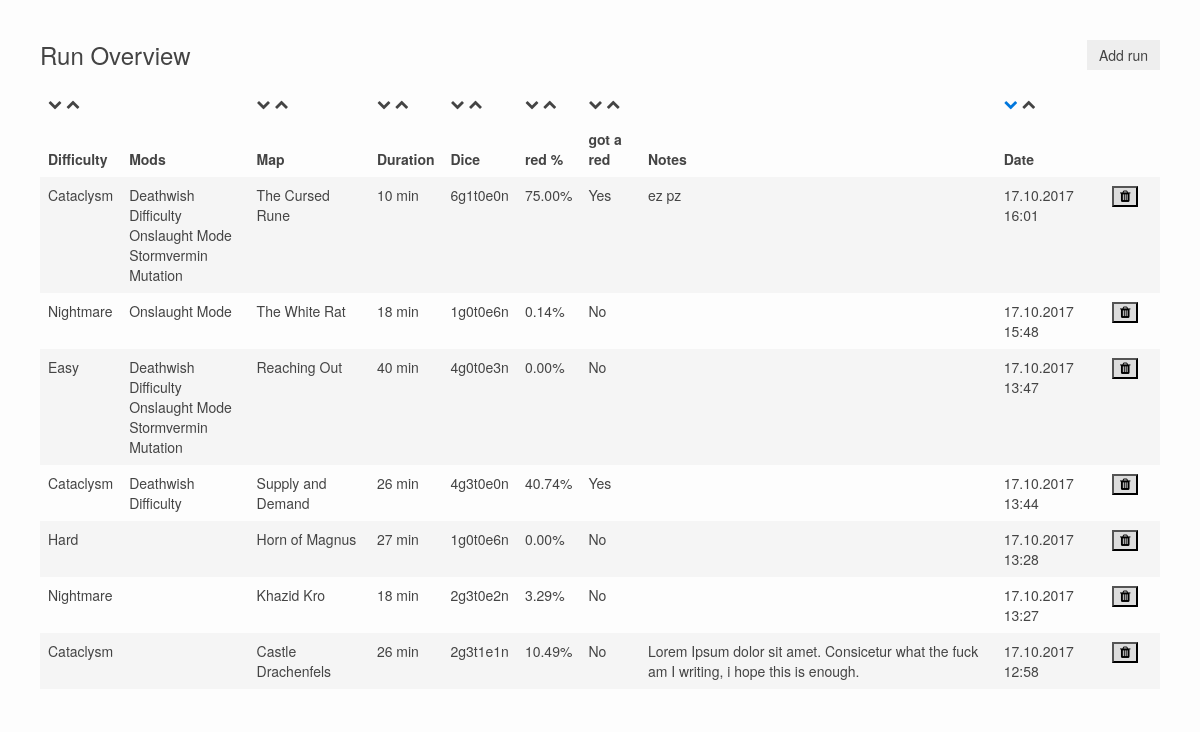
Before: / with the older database file.
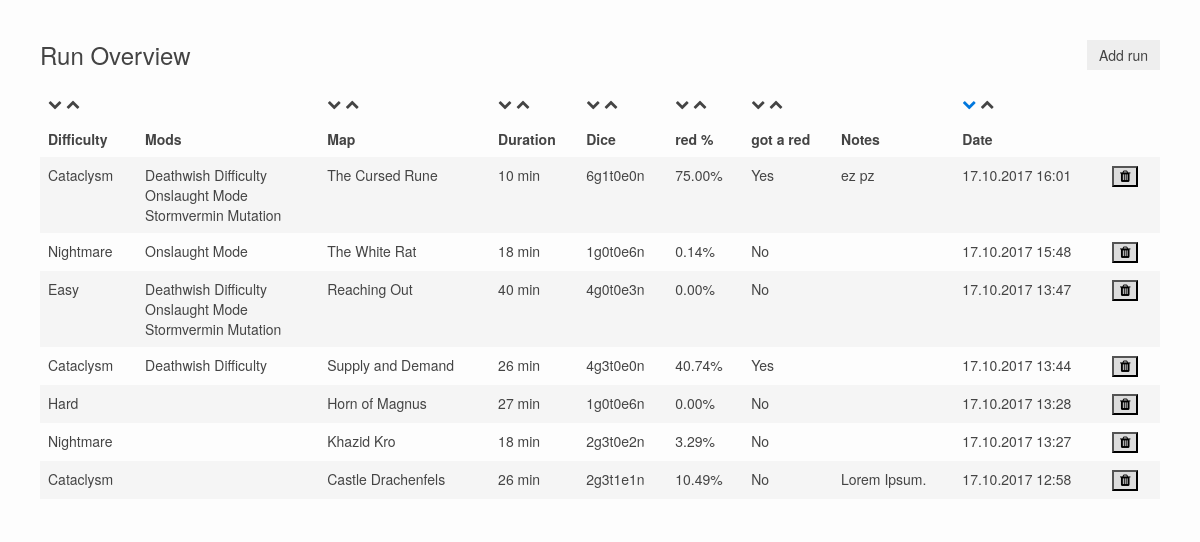
After: the same page with the newer database file.
### tables this page shows
CREATE TABLE `tbl_run` (
  `id_run` int(11) NOT NULL,
  `run_map_id` int(11) NOT NULL,
  `run_difficulty_id` int(11) NOT NULL,
  `run_probability_id` int(11) NOT NULL,
  `run_duration` int(11) DEFAULT NULL,
  `run_probability_red` double(4,2) NOT NULL DEFAULT '0.00',
  `run_xRed` int(11) NOT NULL DEFAULT '0',
  `run_notes` text,
  `run_createDtTi` datetime NOT NULL DEFAULT CURRENT_TIMESTAMP
);

### tracker.php (the view, shortened to what the changed rows need)
<?php
$task = get_request("task");
$sort = get_request("sort", DEFAULT_SORT);
$order = get_request("order", DEFAULT_ORDER);
if (!empty($result_text)) {
	$content = '<div class="uk-width-1-1">
		<div class="uk-alert" data-uk-alert>
			<a href="" class="uk-alert-close uk-close"></a>
            <p>' . $result_text . '</p>
		</div>
	</div>';
} else {
	$content = '';
}
if (isset($task) && $task == "add") {
    $dlcs = select("SELECT * FROM tbl_dlc WHERE (SELECT count(id_map) FROM tbl_map WHERE map_dlc_id = id_dlc) > 0");
    $dlc_dropdown = '<select id="dlc_dropdown" class="uk-select uk-width-1-1" name="dlc">';
    foreach ($dlcs as $dlc) {
        $dlc_dropdown .= '<option value="' . $dlc['id_dlc'] . '">' . $dlc['dlc_name'] . '</option>';
    }
    $dlc_dropdown .= '</select>';
    $difficulties = select("SELECT * FROM tbl_difficulty");
    $difficulty_dropdown = '<select id="dif_dropdown" class="uk-select uk-width-1-1" name="run[difficulty_id]">';
    foreach ($difficulties as $difficulty) {
        $difficulty_dropdown .= '<option value="' . $difficulty['id_difficulty'] . '" ' . ($difficulty['dif_name'] == DEFAULT_DIFFICULTY ? 'selected' : '') . '>' . $difficulty['dif_name'] . '</option>';
    }
    $difficulty_dropdown .= '</select>';
    $mods = select("SELECT * FROM tbl_mod");
    $mods_checkboxes = '<div class="uk-grid uk-grid-medium uk-grid-width-1-1" data-uk-grid-margin>';
    foreach ($mods as $mod) {
        $mods_checkboxes .= '<div class="uk-width-1-3">';
        $mods_checkboxes .= '<input id="mod_' . $mod['mod_name'] . '" type="checkbox" name="mod[' . $mod['id_mod'] . ']" value="' . $mod['mod_extra_grimoire_dice'] . '">';
        $mods_checkboxes .= '<label for="mod_' . $mod['mod_name'] . '"> ' . $mod['mod_description'] . '</label>';
        $mods_checkboxes .= '</div>';
    }
    $mods_checkboxes .= '</div>';
	$content .= '<div class="uk-width-1-1">
        <div class="header">
            <h2>Add a run</h2>
        </div>
        <div class="body">
            <form class="uk-form uk-form-stacked" action="index.php" method="post">
                <div class="uk-grid uk-grid-medium" data-uk-grid-margin>
                    <div class="uk-width-1-2">
                        <label>DLC</label>
                        ' . $dlc_dropdown . '
                    </div>
                    <div class="uk-width-1-2">
                        <label>Map</label>
                        <select id="map_dropdown" class="uk-select uk-width-1-1" name="run[map_id]">
                        </select>
                    </div>
                    <div class="uk-width-1-3">
                        <label>Difficulty</label>
                        ' . $difficulty_dropdown . '
                    </div>
                    <div class="uk-width-1-3">
                        <label>Duration (min)</label>
                        <input class="uk-input uk-width-1-1" type="number" name="run[duration]">
                    </div>
                    <div class="uk-width-1-3">
                        <input id="xRed" type="checkbox" name="run[xRed]">
                        <label for="xRed">Got Red Item</label>
                    </div>
                    <div class="uk-width-1-3">
                        <label>Grimoires</label>
                        <select id="grimoires_dropdown" class="uk-select uk-width-1-1" name="pro[grimoire_dice]">
                        </select>
                    </div>
                    <div class="uk-width-1-3">
                        <label>Tomes</label>
                        <select id="tomes_dropdown" class="uk-select uk-width-1-1" name="pro[tome_dice]">
                        </select>
                    </div>
                    <div class="uk-width-1-3">
                        <label>Extra Dice</label>
                        <select class="uk-select uk-width-1-1" name="pro[extra_dice]">
                            <option>0</option>
                            <option>1</option>
                            <option>2</option>
                        </select>
                    </div>
                    <div class="uk-width-1-1">
                        <label>Mods</label>
                        ' . $mods_checkboxes . '
                    </div>
                    <div class="uk-width-1-2">
                        <label>Notes</label>
                        <textarea class="uk-width-1-1" name="run[notes]"></textarea>
                    </div>
                    <div class="uk-width-1-1">
                        <input type="hidden" name="task" value="add">
                        <input class="uk-button" type="submit" name="submit" value="Add">
                    </div>
                </div>
            </form>
        </div>
	</div>';
} else {
	$query = "SELECT * FROM vw_run ORDER BY " . $sort . " " . $order;
	$select = $pdo->prepare($query);
	$select->execute();
	$runs = $select->fetchAll(PDO::FETCH_ASSOC);
	$content .= '<div class="uk-width-1-1">
        <div class="header">
            <h2 class="uk-float-left">Run Overview</h2>
        </div>
        <div class="body">
            <form class="uk-float-right" action="index.php" method="post">
                <input type="hidden" name="task" value="add">
                <input class="uk-button" type="submit" value="Add run">
            </form>
            <table class="uk-table uk-table-striped">
                <colgroup>
                    <col>
                    <col>
                    <col>
                    <col>
                    <col>
                    <col>
                    <col>
                    <col>
                    <col>
                    <col width="5%">
                </colgroup>
                <thead>
                    <tr>
                        <th>' . get_sort_buttons("dif_level") . '</th>
                        <th></th>
                        <th>' . get_sort_buttons("map_name") . '</th>
                        <th>' . get_sort_buttons("run_duration") . '</th>
                        <th>' . get_sort_buttons("pro_dice_string") . '</th>
                        <th>' . get_sort_buttons("run_probability_red") . '</th>
                        <th>' . get_sort_buttons("run_xRed") . '</th>
                        <th></th>
                        <th>' . get_sort_buttons("run_createDtTi") . '</th>
                        <th></th>
                    </tr>
                    <tr>
                        <th>Difficulty</th>
                        <th>Mods</th>
                        <th>Map</th>
                        <th>Duration</th>
                        <th>Dice</th>
                        <th>red %</th>
                        <th>got a red</th>
                        <th>Notes</th>
                        <th>Date</th>
                        <th></th>
                    </tr>
                </thead>
                <tbody>';
                    if (!empty($runs)) {
                        foreach ($runs as &$run) {
                            $content .= '<tr>
                                <td>' . $run['dif_name'] . '</td>
                                <td>' . $run['rendered_mods'] . '</td>
                                <td>' . $run['map_name'] . '</td>
                                <td>' . $run['run_duration'] . ' min</td>
                                <td>' . $run['pro_dice_string'] . '</td>
                                <td>' . $run['run_probability_red'] . '%</td>
                                <td>' . ($run['run_xRed'] == 1 ? 'Yes' : 'No') . '</td>
                                <td>' . $run['run_notes'] . '</td>
                                <td>' . date("d.m.Y H:i", strtotime($run['run_createDtTi'])) . '</td>
                                <td>
                                    <form action="index.php" method="post">
                                        <input type="hidden" name="task" value="delete">
                                        <input type="hidden" name="id_run" value="' . $run['id_run'] . '">
                                        <button class="uk-button-secondary" type="submit" title="Delete" onClick="return confirm(\'Delete run?\')"><i class="uk-icon-trash"></i></button>
                                    </form>
                                </td>
                            </tr>';
                        }
                    } else {
                        $content .= '<tr><td colspan="8">No runs available</td></tr>';
                    }
                $content .= '</tbody>
            </table>
        </div>
	</div>';
}
echo $content;

Changed rows visible on the page:
changed tbl_run: run_notes "Lorem Ipsum dolor sit amet. Consicetur what the fuck am I writing, i hope this is enough." → "Lorem Ipsum."
